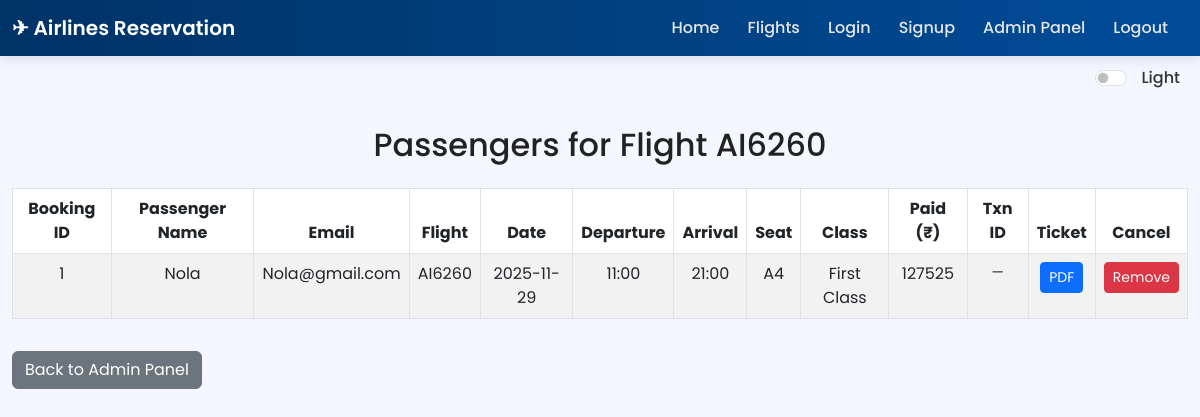
Page /passengers/14 (signed in) on the earlier database version.
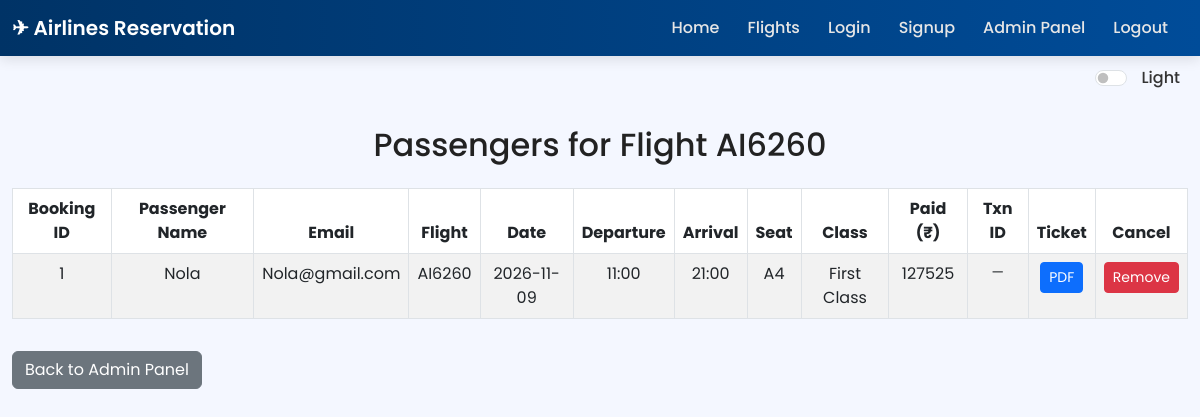
Same page on the later database version.
### models.py (models this page shows)
class Flight(db.Model):
    id = db.Column(db.Integer, primary_key=True)
    flight_no = db.Column(db.String(20), unique=True, nullable=False)
    airline = db.Column(db.String(50), nullable=False)  # NEW
    source = db.Column(db.String(100), nullable=False)
    destination = db.Column(db.String(100), nullable=False)
    departure_time = db.Column(db.String(50), nullable=False)
    arrival_time = db.Column(db.String(50), nullable=False)
    seats_available = db.Column(db.Integer, nullable=False)
    date = db.Column(db.String(20), nullable=False)
    price = db.Column(db.Integer, nullable=False)  # NEW
    bookings = db.relationship("Booking", backref="flight", lazy=True)

### views.py (the view)
@app_views.route('/passengers/<int:flight_id>')
@admin_required
def passenger_list(flight_id):
    flight = Flight.query.get_or_404(flight_id)
    passengers = (db.session.query(Booking, User).join(User)
                  .filter(Booking.flight_id == flight_id).all())
    return render_template('passenger_list.html', flight=flight, passengers=passengers)

### views.py (called while the page is built)
def admin_required(view):
    @wraps(view)
    def wrapper(*args, **kwargs):
        if not session.get('admin_logged_in'):
            flash("Admin login required.", "warning")
            return redirect(url_for('app_views.admin_login'))
        return view(*args, **kwargs)
    return wrapper

### templates/passenger_list.html (shortened to what this page needs)
{% extends 'base.html' %}
{% block content %}
<h2 class="text-center mb-4">Passengers for Flight {{ flight.flight_no }}</h2>
{% if passengers %}
<table class="table table-bordered table-striped text-center">
  <thead>
    <tr>
      <th>Booking ID</th>
      <th>Passenger Name</th>
      <th>Email</th>
      <th>Flight</th>
      <th>Date</th>
      <th>Departure</th>
      <th>Arrival</th>
      <th>Seat</th>
      <th>Class</th>
      <th>Paid (₹)</th>
      <th>Txn ID</th>
      <th>Ticket</th>
      <th>Cancel</th>
    </tr>
  </thead>
  <tbody>
    {% for booking, user in passengers %}
    <tr>
      <td>{{ booking.id }}</td>
      <td>{{ user.name }}</td>
      <td>{{ user.email }}</td>
      <td>{{ flight.flight_no }}</td>
      <td>{{ flight.date }}</td>
      <td>{{ flight.departure_time }}</td>
      <td>{{ flight.arrival_time }}</td>
      <td>{{ booking.seat_number }}</td>
      <td>{{ booking.seat_class }}</td>
      <td>{{ booking.final_price }}</td>
      <td class="small">{{ booking.transaction_id or "—" }}</td>
      <td>
         <a class="btn btn-sm btn-primary"
            href="{{ url_for('app_views.download_ticket', booking_id=booking.id) }}">
            PDF
         </a>
      </td>
      <td>
        <form method="POST" onsubmit="return confirm('Remove this passenger booking?');"
              action="{{ url_for('app_views.cancel_booking_admin', booking_id=booking.id, flight_id=flight.id) }}">
          <button class="btn btn-danger btn-sm">Remove</button>
        </form>
      </td>
    </tr>
    {% endfor %}
  </tbody>
</table>
{% else %}
<p class="text-center mt-4">No passengers have booked this flight yet.</p>
{% endif %}
<a href="{{ url_for('app_views.admin_panel') }}" class="btn btn-secondary mt-3">Back to Admin Panel</a>
{% endblock %}

Differences in the rows shown:
changed Flight "AI6260": date "2025-11-29" → "2026-11-09"
